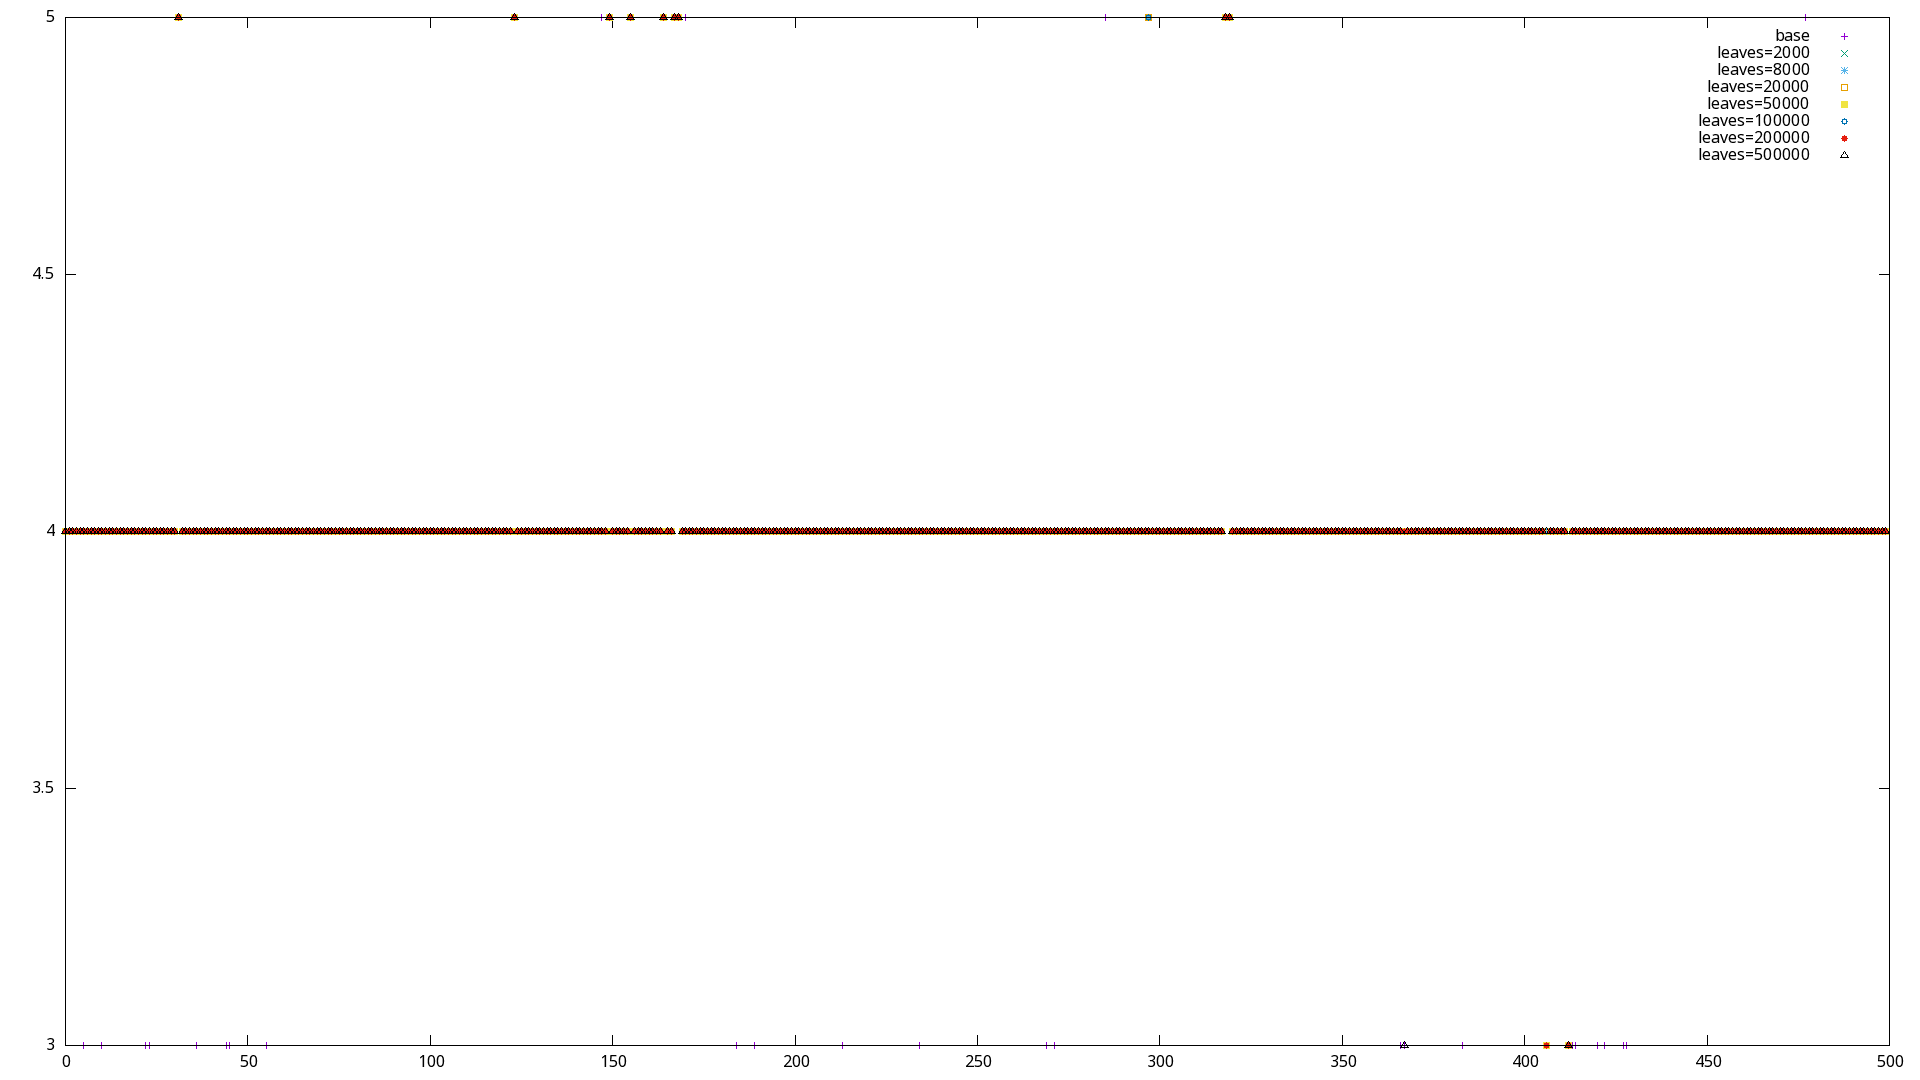

Reproduce this figure in gnuplot.
set terminal png size 1920,1080
set output '03_enemies.png'
plot '03_enemies_base.dat' title 'base', '03_enemies_2000.dat' title 'leaves=2000', '03_enemies_8000.dat' title 'leaves=8000', '03_enemies_20000.dat' title 'leaves=20000', '03_enemies_50000.dat' title 'leaves=50000', '03_enemies_100000.dat' title 'leaves=100000', '03_enemies_200000.dat' title 'leaves=200000', '03_enemies_500000.dat' title 'leaves=500000'